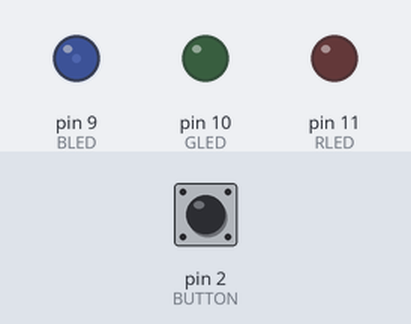
A sketch run on a simulated Arduino Uno, built with avr-gcc and run on an emulated ATmega328P. Shown: output pins drawn as LEDs (lit = HIGH). Inputs (shaded band) come from the test bench; at power-on: pin 2 (BUTTON) LOW.

Above: at 1.2 s.
1.3 s: pin 2 (BUTTON) pulled HIGH for 0.15 s
At 2.5 s:
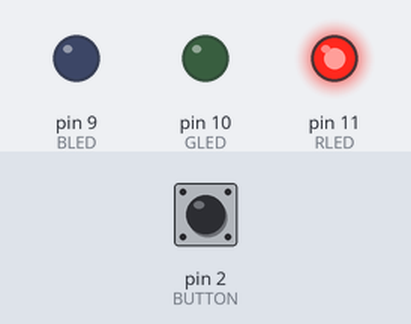
2.9 s: pin 2 (BUTTON) pulled HIGH for 1 s
At 3.8 s:
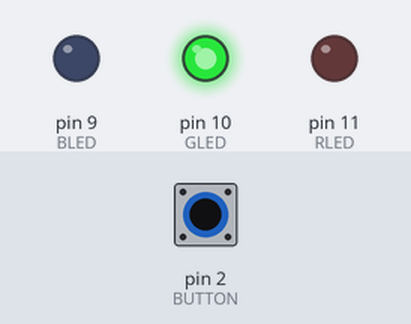
5.4 s: pin 2 (BUTTON) pulled HIGH for 0.15 s
At 5.7 s:
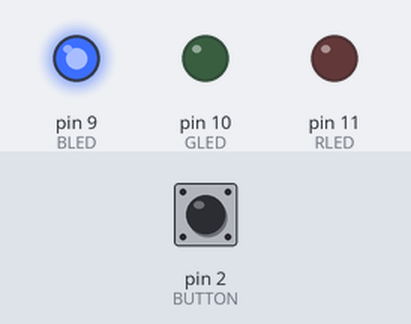
7.0 s: pin 2 (BUTTON) pulled HIGH for 3.2 s
At 8.1 s:
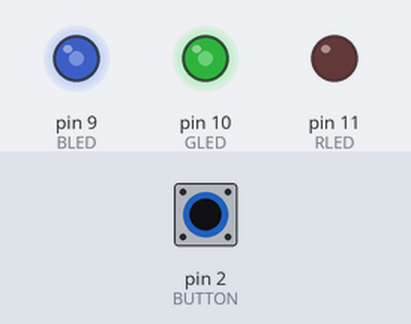
11.7 s: pin 2 (BUTTON) pulled HIGH for 0.15 s
At 12.9 s:
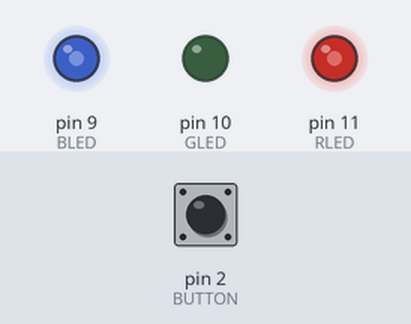
13.3 s: pin 2 (BUTTON) pulled HIGH for 1 s
At 14.1 s:
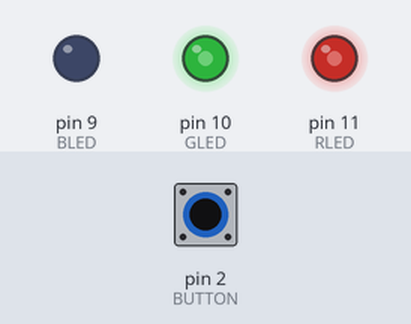
Timing chart, 0 to 16.3 s (numbered marks = the images above; inputs shaded):
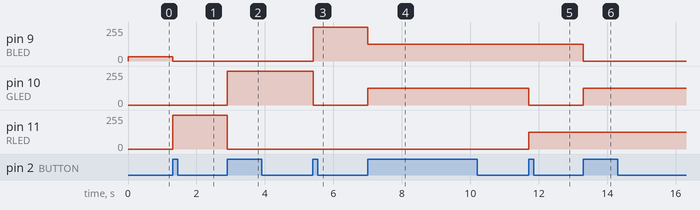

Measured:
- after the input at 1.3 s, pin 9 (BLED): 32/255 → 0/255 at once; pin 11 (RLED): 0/255 → 255/255 at once
- after the input at 2.9 s, pin 10 (GLED): 0/255 → 255/255 at once; pin 11 (RLED): 255/255 → 0/255 at once
- after the input at 5.4 s, pin 9 (BLED): 0/255 → 255/255 at once; pin 10 (GLED): 255/255 → 0/255 at once
- after the input at 7.0 s, pin 9 (BLED): 255/255 → 127/255 at once; pin 10 (GLED): 0/255 → 127/255 at once
- after the input at 11.7 s, pin 10 (GLED): 127/255 → 0/255 at once; pin 11 (RLED): 0/255 → 127/255 at once
- after the input at 13.3 s, pin 9 (BLED): 127/255 → 0/255 at once; pin 10 (GLED): 0/255 → 127/255 at once

The sketch:

multicolor_led_3.ino
```cpp
// Pin of the blue LED
const int BLED = 9;

// Pin of the green LED
const int GLED = 10;

// Pin of the red LED
const int RLED = 11;

// Pin of button
const int BUTTON = 2;

// Total led modes
const int LED_MODE_COUNT = 7;

// Last button state
boolean lastButton = LOW;

// Current button state
bool currentButton = LOW;

// LED state - start at -1 since this is used as an index into the led arrays below
int ledMode = -1;

// Parallel arrays for the led colors.  Order is red, green, blue, teal, purple, white, black
int redLed[] = { 255, 0, 0, 0, 127, 127, 255, 0 };
int greenLed[] = { 0, 255, 0, 127, 0, 127, 255, 0 };
int blueLed[] = { 0, 0, 255, 127, 127, 0, 255, 0 };

// Button debouncing function
boolean debounce(boolean last) {
  boolean current = digitalRead(BUTTON);

  if (last != current) {
    delay(5);
    current = digitalRead(BUTTON);
  }

  return current;
}


void setup() {
  // Set the led pin to output mode
  pinMode(BLED, OUTPUT);
  pinMode(GLED, OUTPUT);
  pinMode(RLED, OUTPUT);

  // Set the button to input
  pinMode(BUTTON, INPUT);
}

void setLedMode(int mode) {
  analogWrite(RLED, redLed[mode]);
  analogWrite(GLED, greenLed[mode]);
  analogWrite(BLED, blueLed[mode]);
}

void loop() {

  // Read the current value of the button, making
  // sure to debounce the switch
  currentButton = debounce(lastButton);

  // If the button state has changed, toggle the LED state
  if (lastButton == LOW && currentButton == HIGH) {
    ledMode++;
  }

  lastButton = currentButton;

  // If we have cycled through all the modes, reset
  if (ledMode > LED_MODE_COUNT) {
    ledMode = 0;
  }

  // Write the new led state
  setLedMode(ledMode);

}
```
